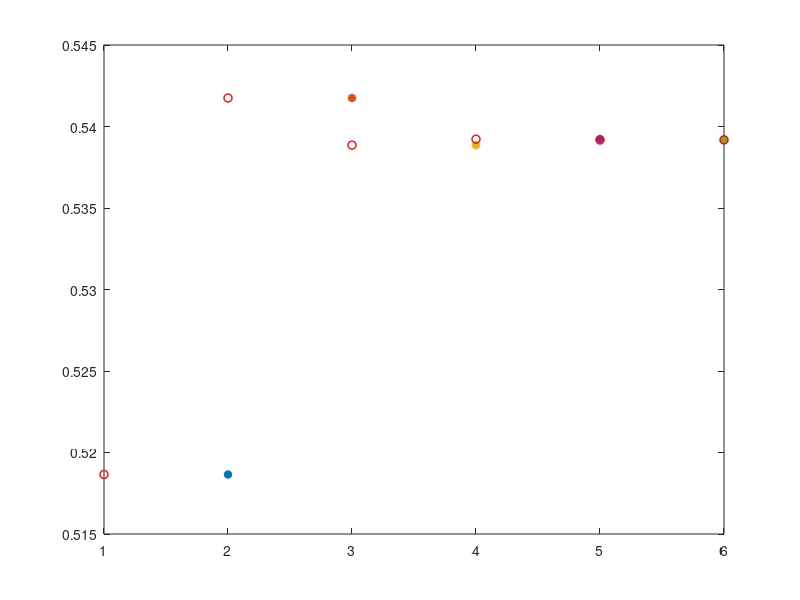

Reproduce this figure in MATLAB.
%Fixed Point Iteration
% g=@(x)((1-x^2)/2);
% err=1e-6;
% x=1;
% del=1;
% count=0'
% while del>err
%     xn=g(x);
%     del=abs(xn-x);
%     x=xn
%     count=count+1
% end

% 10^x + x - 4 = 0
g = @(x) (4 - 10^x);
gg = @(x) (log(4 - x) / log(10));

x = -1;
tol = 1e-4;
lim = 200;
i = 1;
del = 1;

while del > tol && i < lim
  
  xn = gg(x);
  del = abs(xn - x);
  x = xn;
  
  plot(i, x, '*', "LineWidth", 2);
  plot(i, gg(x), 'ro', "LineWidth", 1);
  hold on
  fprintf("x: %d vs gg: %d\n", x, gg(x));
  i = i + 1;
  
end



% for x = 3.95: -0.05: 0
%   
%   plot(x, g(x), 'b.');
%   hold on
%   
% end
% 
% for z = 3.95: 0.05: 4.25
%   
%   plot(z, g(z), 'r.');
% 
% end

hold off
